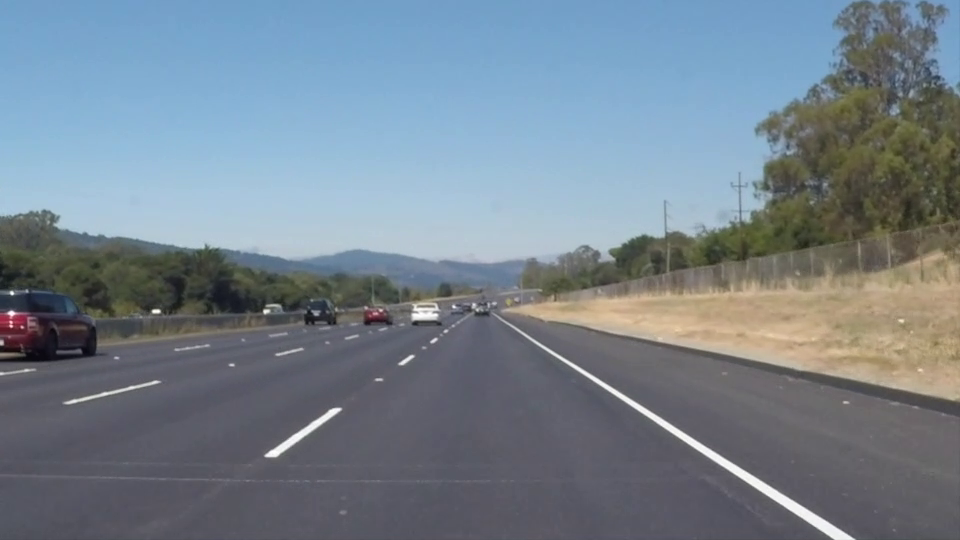
#> input picture frame 22 of solidWhiteRight.mp4, 960 x 540 px
$ jupyter execute straight_lane_line.ipynb
#> lines starting #> are read from the running program, lines starting #| are printed output that depends on the picture; after the words box and inside, x2 and y2 are one past the last pixel; in counts of white or black regions, pixels touching at a corner belong together
#> further down, frame is the input picture: shape (540, 960, 3); mean B, G, R 141.9, 130.7, 117.7
[cell 1]
import numpy as np
import matplotlib.pyplot as plt
import cv2
from PIL import Image

[cell 2]
#彩色图均衡化看看有什么变化

def ImageHe(img):

    clahe=cv2.createCLAHE(clipLimit=2.0,tileGridSize=(8,8))

    r,b,g=cv2.split(img)
    rh=clahe.apply(r)
    bh=clahe.apply(b)
    gh=clahe.apply(g)

    img_new=cv2.merge((rh,bh,gh))
    return img_new

[cell 3]
#边缘检测

def EdgeDetect(img):
    gray=cv2.cvtColor(img,cv2.COLOR_RGB2GRAY)
    blur = cv2.GaussianBlur(gray,(5,5),0)
    edges=cv2.Canny(blur,100,200)
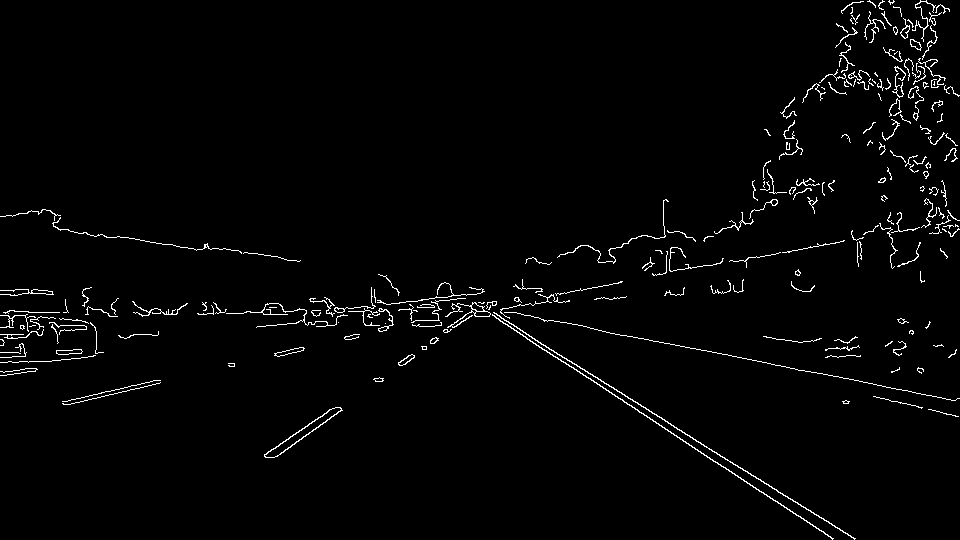
#> edges: shape (540, 960); 2% white in thin lines or dots
    return edges

[cell 4]
# 选取兴趣区域

def RegionOfIn(img):
    w,h=img.shape[0],img.shape[1]
    mask=np.zeros_like(img)
    if len(img.shape)>2:
        mask_color=(255,)*img.shape[2]
    else:
        mask_color=(255,)

    vertices=np.array([[(0,w),(580,300),(600,300),(h,w)]])

    cv2.fillPoly(mask,vertices,mask_color)
#> mask: shape (540, 960); 22.7% white; 1 white region, box (x1, y1, x2, y2) and area: (2, 300, 960, 540) 117709

    masked_image = cv2.bitwise_and(img, mask)
#> masked_image: shape (540, 960); 0.28% white in thin lines or dots, all inside (x1, y1, x2, y2) = (264, 317, 856, 540)
    return masked_image

[cell 5]
# 绘制直线
def findpoint(lines,ymax):
    x=[p[0][0] for p in lines]
    y=[p[0][1] for p in lines]
    a,b = np.polyfit(y,x,1)
    xmax=int(a*ymax+b)
    return xmax,a,b


def hough_lines(img, min_line_len,max_line_gap):
#> called with min_line_len = 20, max_line_gap = 20
    lines = cv2.HoughLinesP(img, 1, np.pi/180, 20, minLineLength=min_line_len, maxLineGap=max_line_gap)
#> lines = [[516, 327, 854, 539], [512, 328, 743, 479], [612, 394, 833, 538], [264, 454, 333, 408], [594, 329, 665, 343], [274, 457, 341, 409], [517, 327, 670, 423], [280, 454, 341, 410], [541, 319, 586, 326], [532, 338, 801, 506], [264, 455, 335, 407], [805, 507, 854, 538]]
    line_img = np.zeros((img.shape[0], img.shape[1], 3), dtype=np.uint8)
    right_lines=[]
    left_lines=[]
    for line in lines:
        for x1,y1,x2,y2 in line:
            if x1!=x2:
                k=(y2-y1)/(x2-x1)
                if k>0.3:
                    right_lines.append([(x1,y1)])
                    right_lines.append([(x2,y2)])
                elif k<0:
                    left_lines.append([(x1,y1)])
                    left_lines.append([(x2,y2)])
#> this loop made 12 passes
#> after the loop, left_lines = [[(264, 454)], [(333, 408)], [(274, 457)], [(341, 409)], [(280, 454)], [(341, 410)], [(264, 455)], [(335, 407)]]; right_lines = [[(516, 327)], [(854, 539)], [(512, 328)], [(743, 479)], [(612, 394)], [(833, 538)], [(517, 327)], [(670, 423)], [(532, 338)], [(801, 506)], [(805, 507)], [(854, 538)]]
    if (len(left_lines) <= 0 or len(right_lines) <= 0):
        return line_img
    ymax=img.shape[0]
    right_max,a_1,b_1=findpoint(right_lines,ymax)
#> in findpoint, `x=[p[0][0] for p in lines]`: x = [516, 854, 512, 743, 612, 833, 517, 670, 532, 801, 805, 854]
#> in findpoint, `y=[p[0][1] for p in lines]`: y = [327, 539, 328, 479, 394, 538, 327, 423, 338, 506, 507, 538]
#> in findpoint, `a,b = np.polyfit(y,x,1)`: a = 1.58; b = -3.37
#> in findpoint, `xmax=int(a*ymax+b)`: xmax = 850
#> right_max = 850; a_1 = 1.58; b_1 = -3.37
    left_max,a_2,b_2=findpoint(left_lines,ymax)
#> left_max = 148; a_2 = -1.43; b_2 = 922.8
    midpoint_y=int((b_2-b_1)/(a_1-a_2))
#> midpoint_y = 307
    midpoint_x=int(a_1*midpoint_y+b_1)
#> midpoint_x = 481
    cv2.line(line_img,(midpoint_x,midpoint_y),(right_max,ymax),(255,0,0),10)
    cv2.line(line_img,(midpoint_x,midpoint_y),(left_max,ymax),(255,0,0),10)
#> line_img: shape (540, 960, 3); mean of channels 0, 1, 2 4.6, 0, 0

    return line_img

[cell 6]
#融合图像

def weighted_img(img1,img2, a=0.8,b=1.):
#> called with a = 0.8, b = 1
    return cv2.addWeighted(img2,a,img1,b,0)

[cell 7]
def process_img(img):
    img_new=ImageHe(img)
    edge_img=EdgeDetect(img_new)
    edge_cut_img=RegionOfIn(edge_img)
    line_img=hough_lines(edge_cut_img,20,20)
    final_img=weighted_img(line_img,img)

    return final_img

[cell 8]
cap = cv2.VideoCapture('solidWhiteRight.mp4')

while(cap.isOpened()):
    ret, frame = cap.read()
    if ret:
        frame=process_img(frame)

        cv2.imshow('frame',frame)
        if cv2.waitKey(1) & 0xFF == ord('q'):
#> (key q is pressed here)
            break
    else:
        break

cap.release()
cv2.destroyAllWindows()

[cell 9]
img= np.array(Image.open('sample_color.jpg'))
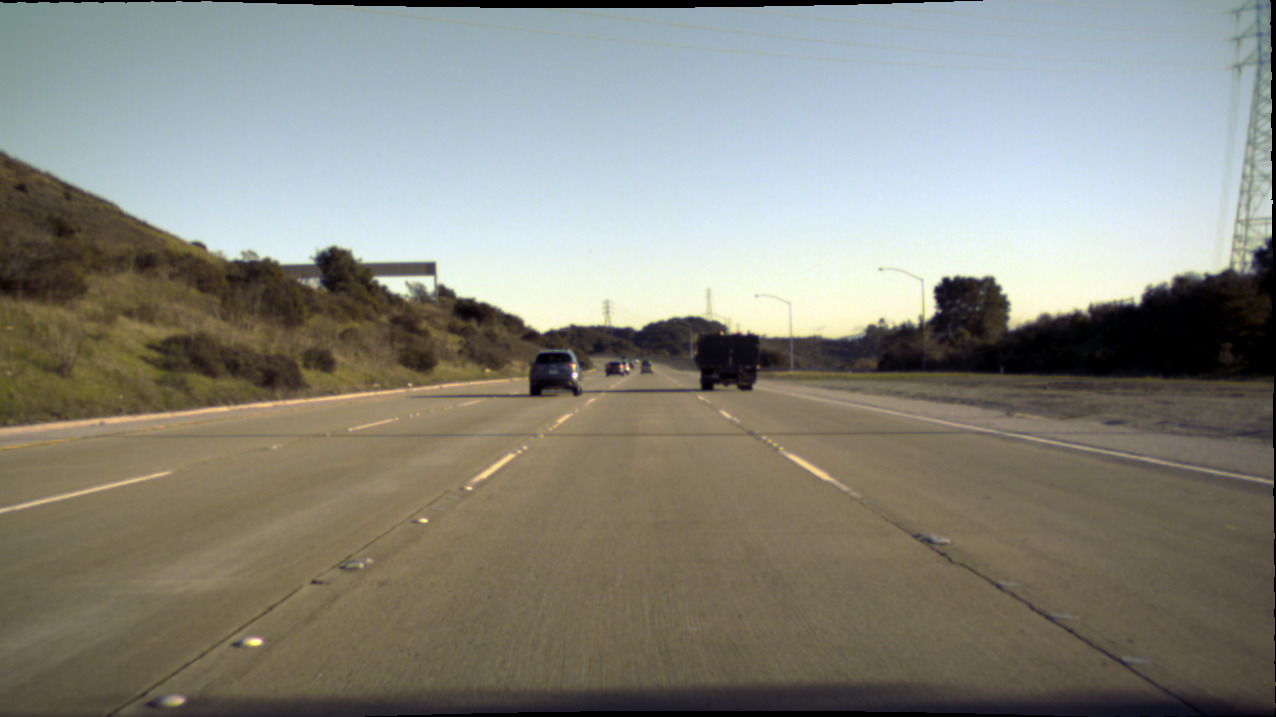
#> input picture sample_color.jpg, 1276 x 717 px
#> img is the input picture: shape (717, 1276, 3); mean R, G, B 135.1, 134.9, 125.4
plt.imshow(img)

[cell 10]
plt.imshow(process_img(img))
#> in ImageHe (call 2), `gh=clahe.apply(g)`:
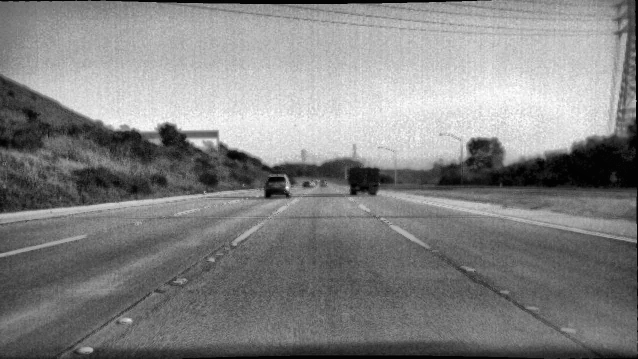
#> gh: shape (717, 1276) (shown at 1/2 size); min 0, max 255, mean 131.1
#> in hough_lines (call 2), `lines = cv2.HoughLinesP(img, 1, np.pi/180, 20, minLineLength=min_line_..`: lines = 52 rows, first 6: [131, 699, 299, 586], [964, 567, 1155, 686], [118, 712, 316, 579], [454, 394, 541, 391], [443, 398, 479, 397], [136, 701, 334, 568]
#> the loop in hough_lines (call 2), `for line in lines:` made 52 passes
#> call 2 of weighted_img, with a = 0.8, b = 1
#> in weighted_img (call 2), `return cv2.addWeighted(img2,a,img1,b,0)`:
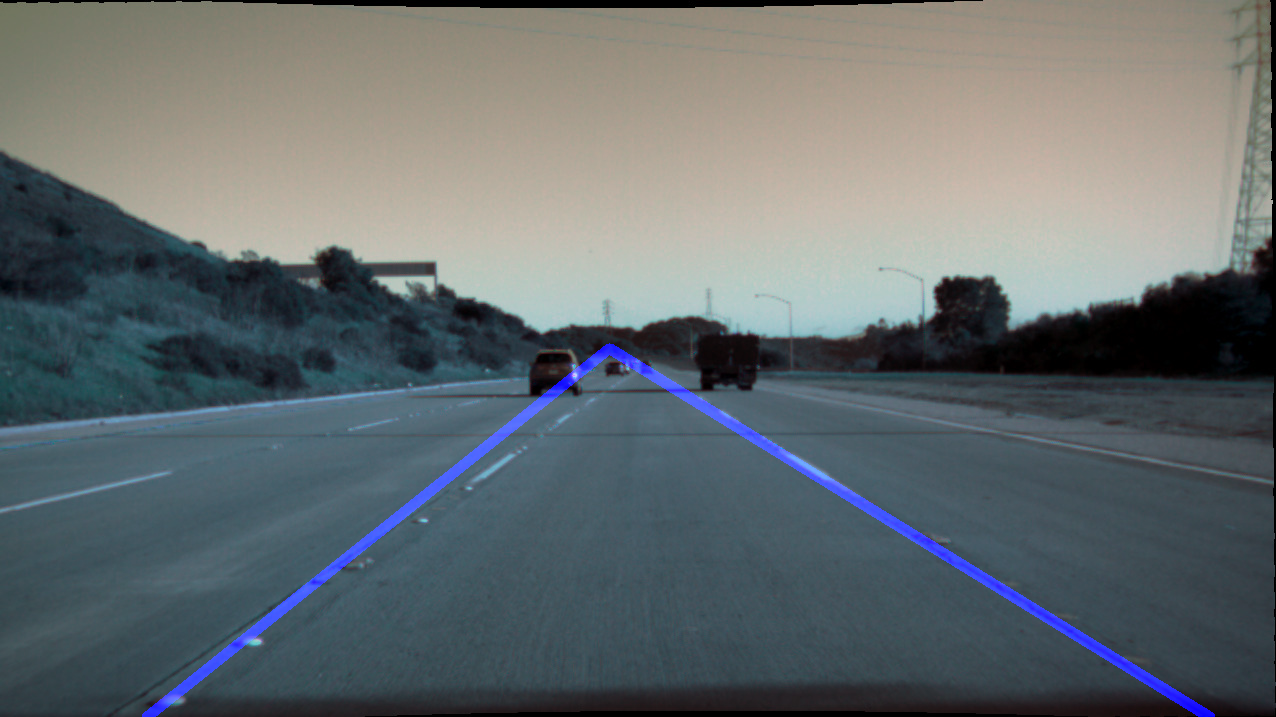
#> returned value: shape (717, 1276, 3); mean of channels 0, 1, 2 110.6, 107.9, 100.3; drawn as B, G, R

$ run again, starting later in the video
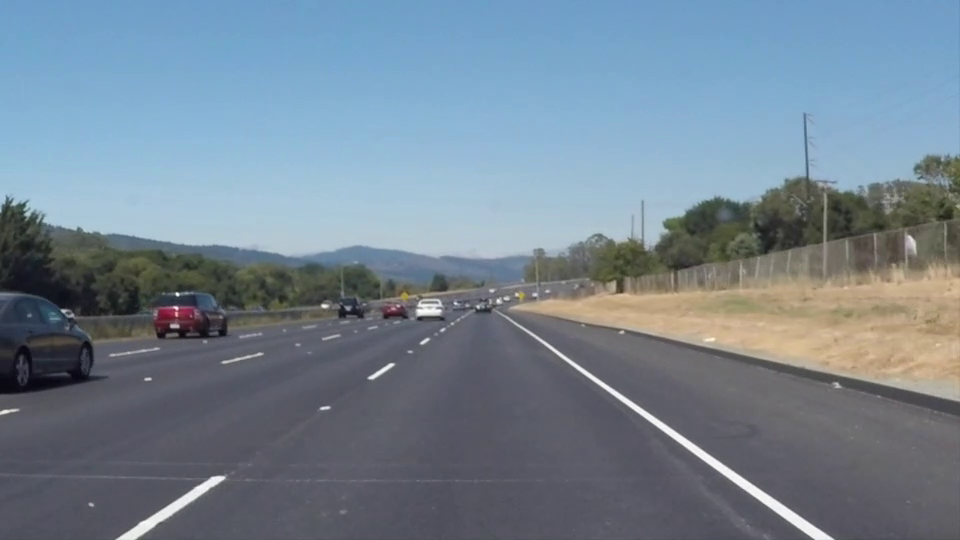
#> input picture frame 99 of solidWhiteRight.mp4, 960 x 540 px
#> frame is the input picture: shape (540, 960, 3); mean B, G, R 146, 132.3, 116.7
#> in EdgeDetect, `edges=cv2.Canny(blur,100,200)`:
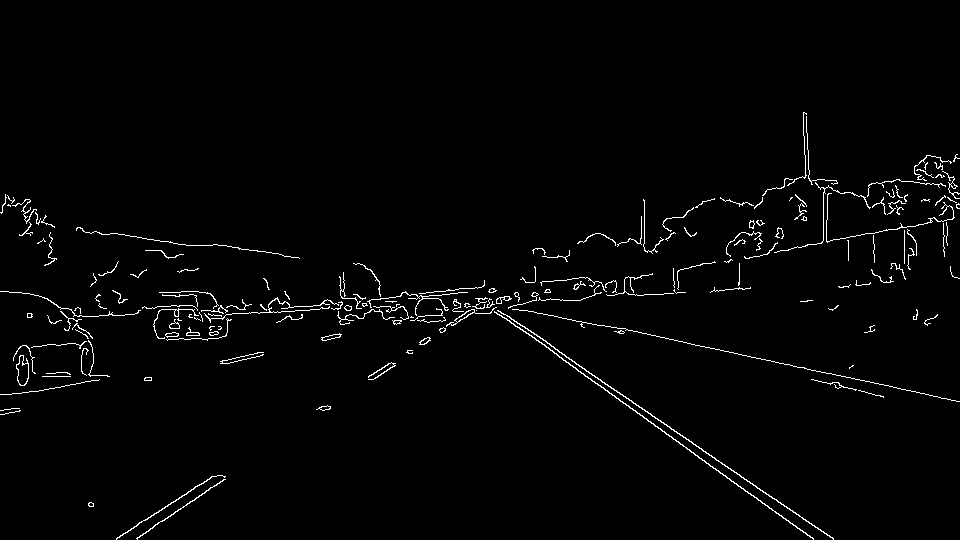
#> edges: shape (540, 960); 1.8% white in thin lines or dots, all inside (x1, y1, x2, y2) = (0, 112, 960, 540)
#> mask: shape (540, 960); 22.7% white; 1 white region, box (x1, y1, x2, y2) and area: (2, 300, 960, 540) 117709
#> masked_image: shape (540, 960); 0.3% white in thin lines or dots, all inside (x1, y1, x2, y2) = (88, 300, 834, 540)
#> lines = [[517, 326, 666, 434], [576, 364, 833, 538], [528, 333, 810, 537], [559, 352, 701, 448], [116, 539, 214, 476], [136, 538, 224, 479], [116, 538, 212, 476], [703, 451, 833, 539], [558, 317, 650, 334], [521, 325, 584, 368], [658, 428, 788, 520]]
#> the loop in hough_lines, `for line in lines:` made 11 passes
#> after the loop in hough_lines, `for line in lines:`: left_lines = [[(116, 539)], [(214, 476)], [(136, 538)], [(224, 479)], [(116, 538)], [(212, 476)]]; right_lines = [[(517, 326)], [(666, 434)], [(576, 364)], [(833, 538)], [(528, 333)], [(810, 537)], [(559, 352)], [(701, 448)], [(703, 451)], [(833, 539)], [(521, 325)], [(584, 368)], [(658, 428)], [(788, 520)]]
#> x = [517, 666, 576, 833, 528, 810, 559, 701, 703, 833, 521, 584, 658, 788]
#> y = [326, 434, 364, 538, 333, 537, 352, 448, 451, 539, 325, 368, 428, 520]
#> in findpoint, `a,b = np.polyfit(y,x,1)`: a = 1.43; b = 54.49
#> xmax = 825
#> a_1 = 1.43; b_1 = 54.49
#> left_max = 120; a_2 = -1.53; b_2 = 945.4
#> midpoint_y = 301
#> midpoint_x = 484
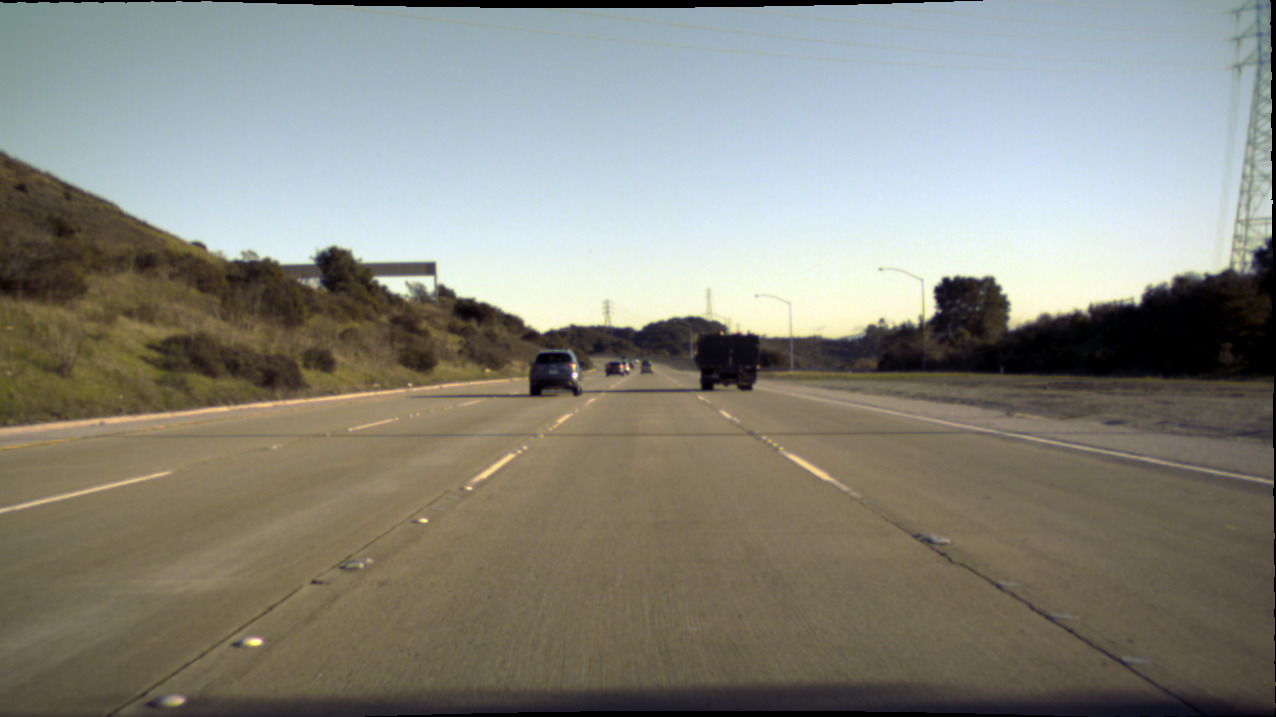
#> input picture sample_color.jpg, 1276 x 717 px
#> img is the input picture: shape (717, 1276, 3); mean R, G, B 135.1, 134.9, 125.4
#> r: shape (717, 1276)
#> g: shape (717, 1276)
#> rh: shape (717, 1276)
#> bh: shape (717, 1276)
#> gh: shape (717, 1276)
#> img_new: shape (717, 1276, 3)
#> gray: shape (717, 1276)
#> blur: shape (717, 1276)
#> edges: shape (717, 1276); 1.1% white in thin lines or dots
#> mask: shape (717, 1276); 29.6% white; 1 white region, box (x1, y1, x2, y2) and area: (1, 300, 1276, 717) 270427
#> masked_image: shape (717, 1276); 0.33% white in thin lines or dots, all inside (x1, y1, x2, y2) = (117, 325, 1156, 713)
#> lines = 52 rows, first 6: [131, 699, 299, 586], [964, 567, 1155, 686], [118, 712, 316, 579], [454, 394, 541, 391], [443, 398, 479, 397], [136, 701, 334, 568]
#> the loop in hough_lines (call 2), `for line in lines:` made 52 passes
